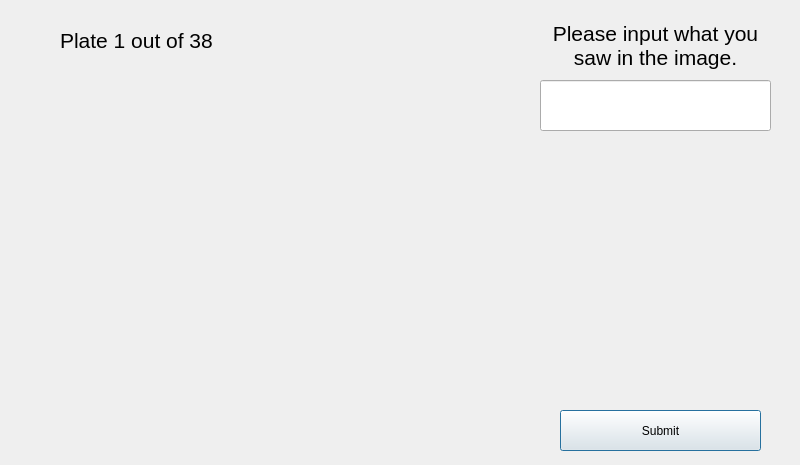
<?xml version="1.0" encoding="UTF-8"?>
<ui version="4.0">
 <class>colorexam</class>
 <widget class="QDialog" name="colorexam">
  <property name="geometry">
   <rect>
    <x>0</x>
    <y>0</y>
    <width>800</width>
    <height>465</height>
   </rect>
  </property>
  <property name="windowTitle">
   <string>Dialog</string>
  </property>
  <widget class="QLabel" name="plateImage">
   <property name="geometry">
    <rect>
     <x>90</x>
     <y>80</y>
     <width>350</width>
     <height>350</height>
    </rect>
   </property>
   <property name="text">
    <string/>
   </property>
  </widget>
  <widget class="QLabel" name="label_2">
   <property name="geometry">
    <rect>
     <x>530</x>
     <y>10</y>
     <width>251</width>
     <height>71</height>
    </rect>
   </property>
   <property name="font">
    <font>
     <pointsize>16</pointsize>
    </font>
   </property>
   <property name="text">
    <string>Please input what you 
saw in the image.</string>
   </property>
   <property name="alignment">
    <set>Qt::AlignCenter</set>
   </property>
  </widget>
  <widget class="QLineEdit" name="lineEdit">
   <property name="geometry">
    <rect>
     <x>540</x>
     <y>80</y>
     <width>231</width>
     <height>51</height>
    </rect>
   </property>
  </widget>
  <widget class="QPushButton" name="submitButton">
   <property name="geometry">
    <rect>
     <x>560</x>
     <y>410</y>
     <width>201</width>
     <height>41</height>
    </rect>
   </property>
   <property name="text">
    <string>Submit</string>
   </property>
  </widget>
  <widget class="QLabel" name="countLabel">
   <property name="geometry">
    <rect>
     <x>60</x>
     <y>10</y>
     <width>241</width>
     <height>61</height>
    </rect>
   </property>
   <property name="font">
    <font>
     <pointsize>16</pointsize>
    </font>
   </property>
   <property name="text">
    <string>Plate 1 out of 38</string>
   </property>
  </widget>
 </widget>
 <resources/>
 <connections/>
</ui>
